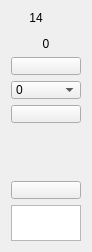
        <widget class="QWidget" name="widget_15" native="true">
         <property name="maximumSize">
          <size>
           <width>68</width>
           <height>16777215</height>
          </size>
         </property>
         <layout class="QVBoxLayout" name="verticalLayout_15" stretch="0,10,1,1,1,1,0,1,0">
          <item>
           <widget class="QLabel" name="lbl_ChName_14">
            <property name="maximumSize">
             <size>
              <width>50</width>
              <height>16777215</height>
             </size>
            </property>
            <property name="text">
             <string>14</string>
            </property>
            <property name="alignment">
             <set>Qt::AlignCenter</set>
            </property>
           </widget>
          </item>
          <item>
           <widget class="VolumeWidget" name="Disp_Level_14" native="true">
            <property name="minimumSize">
             <size>
              <width>0</width>
              <height>0</height>
             </size>
            </property>
            <property name="maximumSize">
             <size>
              <width>40</width>
              <height>16777215</height>
             </size>
            </property>
            <property name="MaxValue" stdset="0">
             <number>20</number>
            </property>
            <property name="MinValue" stdset="0">
             <number>-80</number>
            </property>
            <property name="SingleTrack" stdset="0">
             <bool>true</bool>
            </property>
            <property name="ScaleLabel" stdset="0">
             <bool>true</bool>
            </property>
           </widget>
          </item>
          <item>
           <widget class="QLabel" name="lbl_Level_14">
            <property name="maximumSize">
             <size>
              <width>16777215</width>
              <height>16777215</height>
             </size>
            </property>
            <property name="text">
             <string>0</string>
            </property>
            <property name="alignment">
             <set>Qt::AlignCenter</set>
            </property>
           </widget>
          </item>
          <item>
           <widget class="QPushButton" name="btn_Phantom_14">
            <property name="minimumSize">
             <size>
              <width>50</width>
              <height>18</height>
             </size>
            </property>
            <property name="maximumSize">
             <size>
              <width>16777215</width>
              <height>18</height>
             </size>
            </property>
            <property name="focusPolicy">
             <enum>Qt::StrongFocus</enum>
            </property>
            <property name="text">
             <string/>
            </property>
            <property name="checkable">
             <bool>true</bool>
            </property>
           </widget>
          </item>
          <item>
           <widget class="QComboBox" name="comboBox_PreampGain_14">
            <property name="minimumSize">
             <size>
              <width>0</width>
              <height>18</height>
             </size>
            </property>
            <property name="maximumSize">
             <size>
              <width>16777215</width>
              <height>18</height>
             </size>
            </property>
            <property name="focusPolicy">
             <enum>Qt::StrongFocus</enum>
            </property>
            <property name="currentIndex">
             <number>0</number>
            </property>
            <item>
             <property name="text">
              <string>0</string>
             </property>
            </item>
            <item>
             <property name="text">
              <string>+6</string>
             </property>
            </item>
            <item>
             <property name="text">
              <string>+12</string>
             </property>
            </item>
            <item>
             <property name="text">
              <string>+18</string>
             </property>
            </item>
            <item>
             <property name="text">
              <string>+24</string>
             </property>
            </item>
            <item>
             <property name="text">
              <string>+30</string>
             </property>
            </item>
            <item>
             <property name="text">
              <string>+36</string>
             </property>
            </item>
            <item>
             <property name="text">
              <string>+42</string>
             </property>
            </item>
           </widget>
          </item>
          <item>
           <widget class="QPushButton" name="btnInvert_14">
            <property name="minimumSize">
             <size>
              <width>0</width>
              <height>18</height>
             </size>
            </property>
            <property name="maximumSize">
             <size>
              <width>16777215</width>
              <height>18</height>
             </size>
            </property>
            <property name="focusPolicy">
             <enum>Qt::StrongFocus</enum>
            </property>
            <property name="text">
             <string/>
            </property>
            <property name="checkable">
             <bool>true</bool>
            </property>
           </widget>
          </item>
          <item alignment="Qt::AlignHCenter">
           <widget class="ConfigGainWidget" name="spinBoxGain_14" native="true">
            <property name="minimumSize">
             <size>
              <width>46</width>
              <height>46</height>
             </size>
            </property>
            <property name="Value" stdset="0">
             <double>0.000000000000000</double>
            </property>
            <property name="MaxValue" stdset="0">
             <double>12.000000000000000</double>
            </property>
            <property name="MinValue" stdset="0">
             <double>-100.000000000000000</double>
            </property>
            <property name="Decimals" stdset="0">
             <number>1</number>
            </property>
           </widget>
          </item>
          <item>
           <widget class="QPushButton" name="btnMute_14">
            <property name="minimumSize">
             <size>
              <width>0</width>
              <height>18</height>
             </size>
            </property>
            <property name="maximumSize">
             <size>
              <width>16777215</width>
              <height>18</height>
             </size>
            </property>
            <property name="focusPolicy">
             <enum>Qt::StrongFocus</enum>
            </property>
            <property name="text">
             <string/>
            </property>
            <property name="checkable">
             <bool>true</bool>
            </property>
           </widget>
          </item>
          <item>
           <widget class="QTextEdit" name="textEdit_14">
            <property name="minimumSize">
             <size>
              <width>0</width>
              <height>36</height>
             </size>
            </property>
            <property name="maximumSize">
             <size>
              <width>16777215</width>
              <height>36</height>
             </size>
            </property>
           </widget>
          </item>
         </layout>
        </widget>
